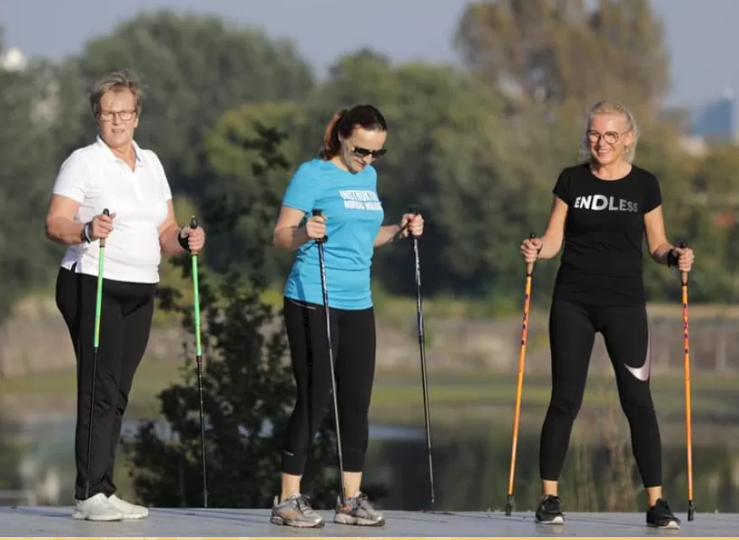
#> input picture images/test02.png, 739 x 540 px
$ python detect_people_and_display.py
#> lines starting #> are read from the running program, lines starting #| are printed output that depends on the picture; after the words box and inside, x2 and y2 are one past the last pixel; in counts of white or black regions, pixels touching at a corner belong together
import cv2
import imutils

def detect_people_and_display(image_path, winStride=(4, 4), padding=(8, 8), scale=1.05):
    # Wczytanie obrazu
#> called with image_path = 'images/test02.png', winStride = (4, 4), padding = (8, 8), scale = 1.05
    image = cv2.imread(image_path)
#> image is the input picture: shape (540, 739, 3); mean B, G, R 87.5, 96.8, 97.4
    image = imutils.resize(image, width=min(500, image.shape[1]))
#> image: shape (365, 500, 3)
    original_image = image.copy()

    # Inicjalizacja deskryptora HOG / detektora ludzi
    hog = cv2.HOGDescriptor()
    hog.setSVMDetector(cv2.HOGDescriptor_getDefaultPeopleDetector())

    # Wykrywanie ludzi na obrazie z użyciem podanych parametrów
    (rects, weights) = hog.detectMultiScale(image, winStride=winStride, padding=padding, scale=scale)
#> rects = [[0, 28, 150, 302], [329, 42, 158, 316], [153, 39, 157, 314]]; weights = [1.39, 1.21, 0.356]

    # Rysowanie prostokątów dookoła wykrytych ludzi
    for (x, y, w, h) in rects:
        cv2.rectangle(image, (x, y), (x + w, y + h), (0, 255, 0), 2)
#> this loop made 3 passes
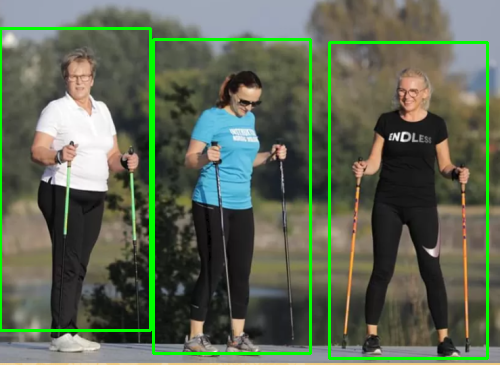
#> image: shape (365, 500, 3); mean B, G, R 83.8, 103.9, 93.3

    # Wyświetlanie oryginalnego obrazu
    cv2.imshow("Original Image", original_image)

    # Wyświetlanie obrazu po detekcji
    cv2.imshow("After Detection", image)

    # Wyświetlanie ilości wykrytych ludzi
    print("Ilość osób: {}".format(len(rects)))
#| Ilość osób: 3

    # Czekanie na naciśnięcie klawisza, aby zamknąć okna
    cv2.waitKey(0)
    cv2.destroyAllWindows()

# Przykładowe użycie funkcji z niestandardowymi parametrami HOG
detect_people_and_display('images/test02.png', winStride=(4, 4), padding=(8, 8), scale=1.05)

$ run again, with images/test06.png copied over images/test02.png
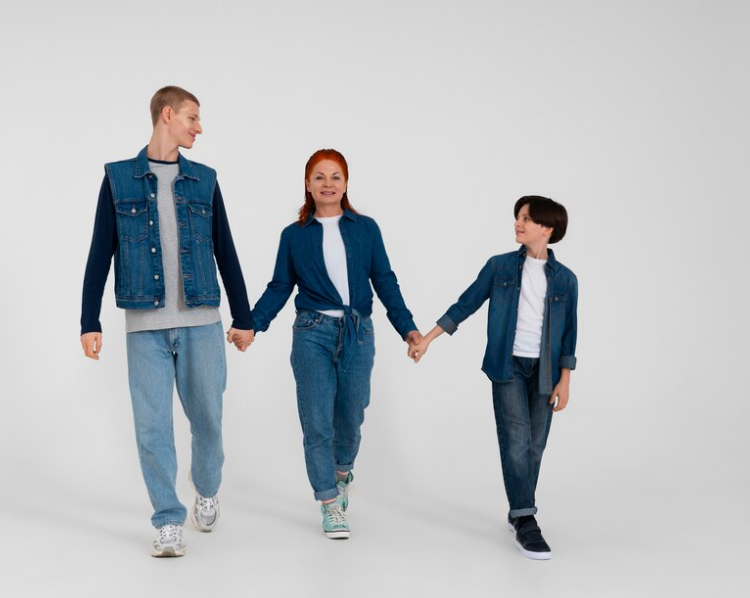
#> input picture images/test06.png, 750 x 598 px
#> in detect_people_and_display, image is the input picture: shape (598, 750, 3); mean B, G, R 192.1, 188.6, 184.7
#> rects = [[278, 102, 146, 291], [141, 62, 160, 320], [26, 47, 176, 351]]; weights = [3.88, 4.49, 3.5]
#> the loop in detect_people_and_display, `for (x, y, w, h) in rects:` made 3 passes
#> after the loop in detect_people_and_display, `for (x, y, w, h) in rects:`:
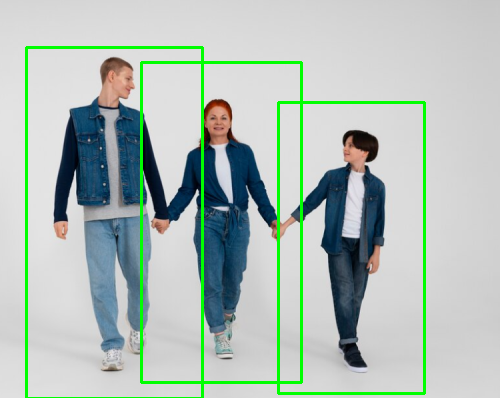
#> image: shape (398, 500, 3); mean B, G, R 183.8, 191.1, 176.7
#| Ilość osób: 3

$ run again, with images/test01.jpg saved as images/test02.png
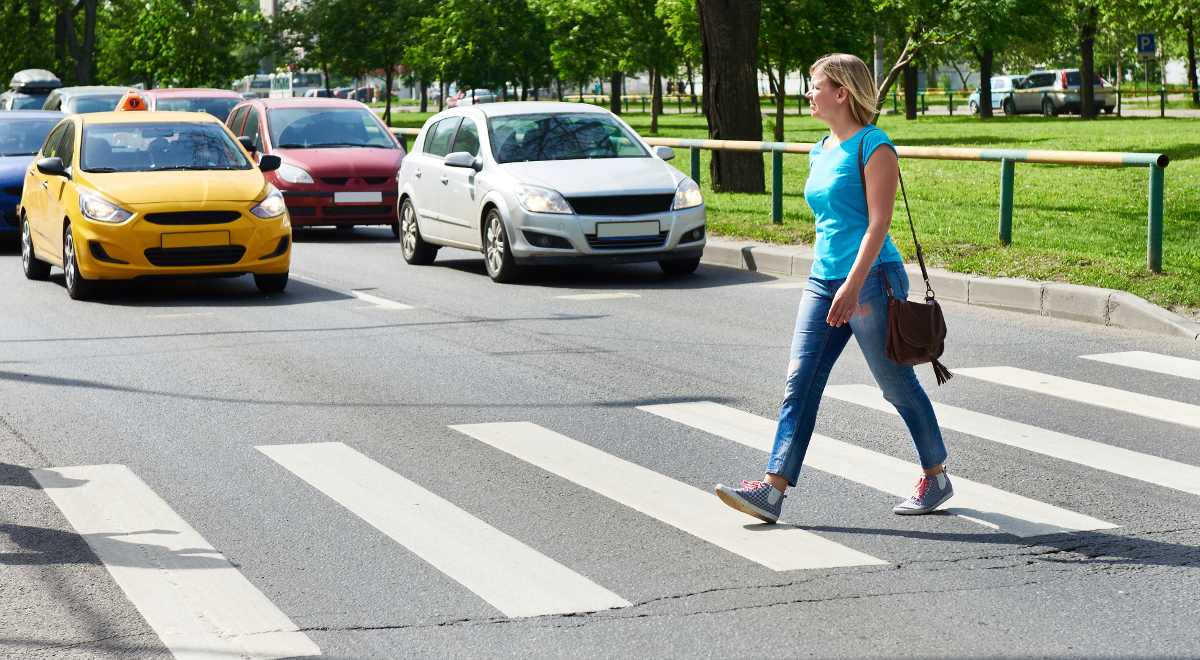
#> input picture images/test01.jpg, 1200 x 660 px
#> in detect_people_and_display, image is the input picture: shape (660, 1200, 3); mean B, G, R 137.2, 153, 146.3
#> in detect_people_and_display, `image = imutils.resize(image, width=min(500, image.shape[1]))`:
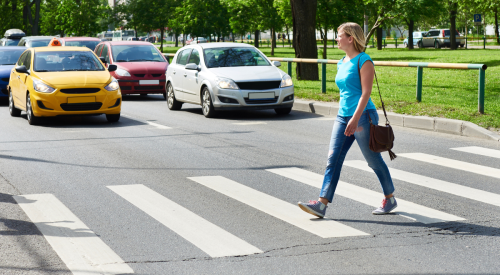
#> image: shape (275, 500, 3); mean B, G, R 137.2, 153, 146.3
#> rects = [[340, 70, 79, 157]]; weights = [1.14]
#> the loop in detect_people_and_display, `for (x, y, w, h) in rects:` made 1 pass
#> after the loop in detect_people_and_display, `for (x, y, w, h) in rects:`:
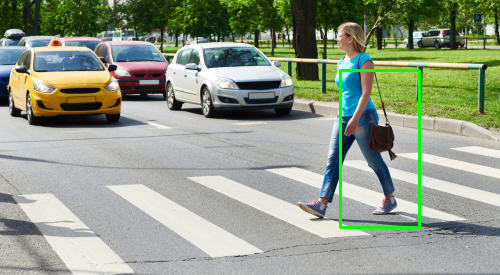
#> image: shape (275, 500, 3); 1.03% of pixels changed, all inside (x1, y1, x2, y2) = (339, 69, 421, 229)
#| Ilość osób: 1

$ run again, with images/test03.jpeg saved as images/test02.png
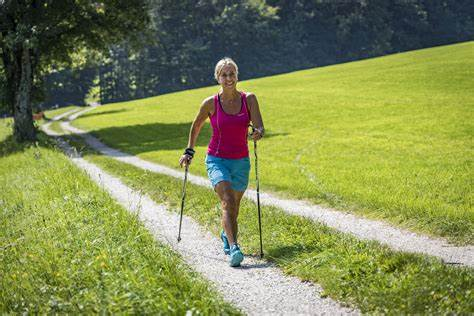
#> input picture images/test03.jpeg, 474 x 316 px
#> in detect_people_and_display, image is the input picture: shape (316, 474, 3); mean B, G, R 82, 138.6, 128.9
#> rects = [[167, 33, 128, 255]]; weights = [1.27]
#> the loop in detect_people_and_display, `for (x, y, w, h) in rects:` made 1 pass
#> after the loop in detect_people_and_display, `for (x, y, w, h) in rects:`:
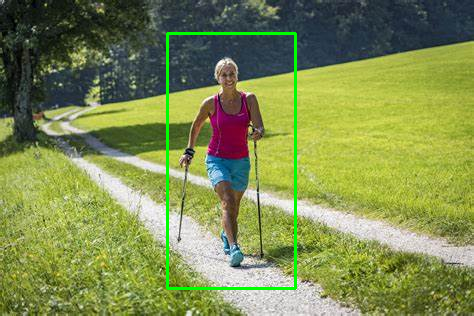
#> image: shape (316, 474, 3); 1.53% of pixels changed, all inside (x1, y1, x2, y2) = (166, 32, 297, 290)
#| Ilość osób: 1
